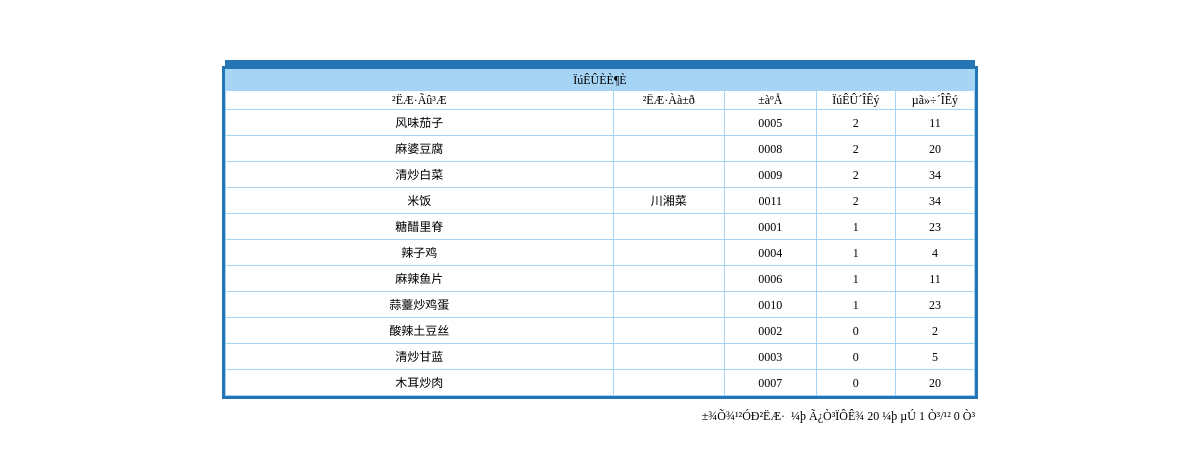
Screenshot of /admin/ReDugoods.php (signed in) with the database file from the repository.
### tables this page shows
CREATE TABLE `goods` (
  `id` int(4) NOT NULL AUTO_INCREMENT,
  `name` varchar(25) DEFAULT NULL COMMENT '外卖名称',
  `jianjie` mediumtext COMMENT '外卖介绍',
  `xinghao` varchar(25) DEFAULT NULL COMMENT '外卖型号',
  `tupian` varchar(200) DEFAULT NULL COMMENT '外卖图片',
  `shuliang` int(4) DEFAULT NULL COMMENT '外卖数量',
  `cishu` int(4) DEFAULT NULL COMMENT '卖出次数',
  `huiyuanjia` varchar(25) DEFAULT NULL COMMENT '会员价',
  `shichangjia` varchar(25) DEFAULT NULL COMMENT '市场价',
  `leibie` varchar(25) DEFAULT NULL COMMENT '类别',
  `addtime` timestamp NOT NULL DEFAULT CURRENT_TIMESTAMP COMMENT '添加时间',
  `hits` int(11) NOT NULL DEFAULT '1',
  PRIMARY KEY (`id`)
);

CREATE TABLE `leibie` (
  `id` int(10) NOT NULL AUTO_INCREMENT,
  `name` varchar(50) NOT NULL,
  PRIMARY KEY (`id`)
);

### conn.php (called while the page is built, shortened)
<?php
function get_name($id,$table)
{
	$sql="select * from $table where id=$id";
	$r=mysql_query($sql);
	$rows=mysql_fetch_array($r);
	return $rows[name];
}
?>

### admin/ReDugoods.php (the view, shortened to what this page needs)
<html>
<head>
<link rel="stylesheet" type="text/css" href="skin/css/base.css">
</head>
<?php
  include("../conn.php");
?>
<body topmargin="0" leftmargin="0" bottommargin="0">  <br><table width="750" border="0" align="center" cellpadding="0" cellspacing="0" class="table_big">
  <p>&nbsp;</p>
  <table width="750" border="0" align="center" cellpadding="0" cellspacing="0" class="table_big">
  <tr>
    <td height="75" ><table width="750" height="86" border="0" cellpadding="0" cellspacing="1">
	  <tr>
        <td height="20" colspan="10"><div align="center" >ÏúÊÛÈÈ¶È   </div></td>
      </tr>
      <tr>
        <td width="302" bgcolor="#FFFFFF"><div align="center">²ËÆ·Ãû³Æ</div></td>
        <td width="86" bgcolor="#FFFFFF"><div align="center">²ËÆ·Àà±ð</div></td>
        <td width="71" bgcolor="#FFFFFF"><div align="center">±àºÅ</div></td>
         <td width="61" bgcolor="#FFFFFF"><div align="center">ÏúÊÛ´ÎÊý</div></td>
          <td width="61" bgcolor="#FFFFFF"><div align="center">µã»÷´ÎÊý</div></td>
      </tr>
	  <?php
	       $pagesize=20;
		   if ($total<=$pagesize){
		      $pagecount=1;
			}
			if(($total%$pagesize)!=0){
			   $pagecount=intval($total/$pagesize)+1;
			}else{
			   $pagecount=$total/$pagesize;
			}
			if(($_GET[page])==""){
			    $page=1;
			}else{
			    $page=intval($_GET[page]);
			}
           $sql1=mysql_query("select * from goods $where order by cishu desc limit ".($page-1)*$pagesize.",$pagesize");
		   while($list=mysql_fetch_array($sql1))
		    {
	  ?>
      <tr>
        <td height="25" bgcolor="#FFFFFF">
          <div align="center"><?php  echo $list[name];?></div></td>
        <td height="25" bgcolor="#FFFFFF"><div align="center"><?php  echo
			get_name($list[leibie],'leibie')?></div></td>
        <td height="25" bgcolor="#FFFFFF"><div align="center"><?php  echo $list[xinghao];?></div></td>
         <td height="25" bgcolor="#FFFFFF"><div align="center"><?php  echo $list[cishu];?></div></td>
          <td height="25" bgcolor="#FFFFFF"><div align="center"><?php  echo $list[hits];?></div></td>
      </tr>
	 <?php
	    }
      ?>
    </table></td>
  </tr>
</table>
<table width="750" height="33" border="0" align="center" cellpadding="0" cellspacing="0">
  <tr>
    <td width="165">
	  <div align="left"></td>
    <td width="585"><div align="right">&nbsp;±¾Õ¾¹²ÓÐ²ËÆ·
        &nbsp;¼þ&nbsp;Ã¿Ò³ÏÔÊ¾&nbsp;<?php  echo $pagesize;?>&nbsp;¼þ&nbsp;µÚ&nbsp;<?php  echo $page;?>&nbsp;Ò³/¹²&nbsp;<?php  echo $pagecount; ?>&nbsp;Ò³
    </div></td>
  </tr>
</table>
<p>&nbsp;</p>
</body>
</html>

### css/base.css (style rules this page uses)
* { font-size: 12px; font-family: "����"; }
td { line-height: 1.5; }
body { font-size: 12px; line-height: 1.5; font-family: "����"; }
form,h1,h2,h3,ul,ol,div { margin: 0; padding:0; }
td,th,div { word-break:break-all; word-wrap:break-word; }

### admin/base.css (style rules this page uses)
.table_big { background-color: #A6D4F5; border: 3px solid #2575B4; }

### rows the page displays
goods: name "风味茄子", xinghao "0005", cishu "2", hits "11"
goods: name "麻婆豆腐", xinghao "0008", cishu "2", hits "20"
goods: name "清炒白菜", xinghao "0009", cishu "2", hits "34"
goods: name "米饭", leibie.name "川湘菜", xinghao "0011", cishu "2", hits "34"
goods: name "糖醋里脊", xinghao "0001", cishu "1", hits "23"
goods: name "辣子鸡", xinghao "0004", cishu "1", hits "4"
goods: name "麻辣鱼片", xinghao "0006", cishu "1", hits "11"
goods: name "蒜薹炒鸡蛋", xinghao "0010", cishu "1", hits "23"
goods: name "酸辣土豆丝", xinghao "0002", cishu "0", hits "2"
goods: name "清炒甘蓝", xinghao "0003", cishu "0", hits "5"
goods: name "木耳炒肉", xinghao "0007", cishu "0", hits "20"

### other values shown
$pagesize "20"
$page "1"
$pagecount "0"
